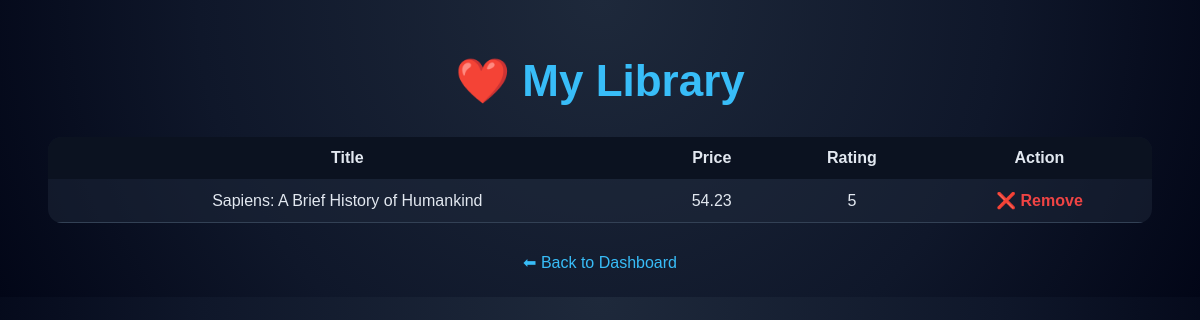
The app's page /library (signed in) with its own data.
### models.py (models this page shows)
class Book(db.Model):
    id = db.Column(db.Integer, primary_key=True)
    title = db.Column(db.String(300), nullable=False)
    price = db.Column(db.Float, nullable=False)
    rating = db.Column(db.Integer, nullable=False)
    favorites = db.relationship('Favorite', backref='book', lazy=True)

### routes/books.py (the view)
@books_bp.route("/library")
@login_required
def library():
    favorites = Favorite.query.filter_by(
        user_id=current_user.id
    ).all()
    books = [fav.book for fav in favorites]
    return render_template("library.html", books=books)

### app.py (called while the page is built)
@login_manager.user_loader
def load_user(user_id):
    return db.session.get(User, int(user_id))

### templates/library.html (shortened to what this page needs)
<!DOCTYPE html>
<html>
<head>
</head>
<body>
<div class="container">
    <h1>❤️ My Library</h1>
    {% if books %}
        <table>
            <tr>
                <th>Title</th>
                <th>Price</th>
                <th>Rating</th>
                <th>Action</th>
            </tr>
            {% for book in books %}
            <tr>
                <td>{{ book.title }}</td>
                <td>{{ book.price }}</td>
                <td>{{ book.rating }}</td>
                <td>
                    <a href="/remove_favorite/{{ book.id }}" class="remove-btn">
                        ❌ Remove
                    </a>
                </td>
            </tr>
            {% endfor %}
        </table>
    {% else %}
        <div class="empty">
            No favorite books yet 😕
        </div>
    {% endif %}
    <div class="back">
        <a href="/">⬅ Back to Dashboard</a>
    </div>
</div>
</body>
</html>

### templates/library.html (style rules this page uses)
body { font-family: Arial, sans-serif; margin: 0; background: radial-gradient(circle at top, #1e293b, #0f172a 60%, #020617); color: #e2e8f0; }
.container { width: 92%; margin: auto; padding: 25px; }
h1 { text-align: center; margin-top: 30px; margin-bottom: 25px; font-size: 44px; font-weight: 900; color: #38bdf8; }
table { width: 100%; margin-top: 30px; border-collapse: collapse; border-radius: 14px; overflow: hidden; background: rgba(30, 41, 59, 0.5); }
th { background: #0b1220; padding: 12px; }
td { padding: 12px; text-align: center; border-bottom: 1px solid #334155; }
.back { text-align: center; margin-top: 30px; }
.back a { color: #38bdf8; text-decoration: none; }
.remove-btn { color: #ef4444; text-decoration: none; font-weight: bold; }

### records on screen
Book: title "Sapiens: A Brief History of Humankind", price "54.23", rating "5"
